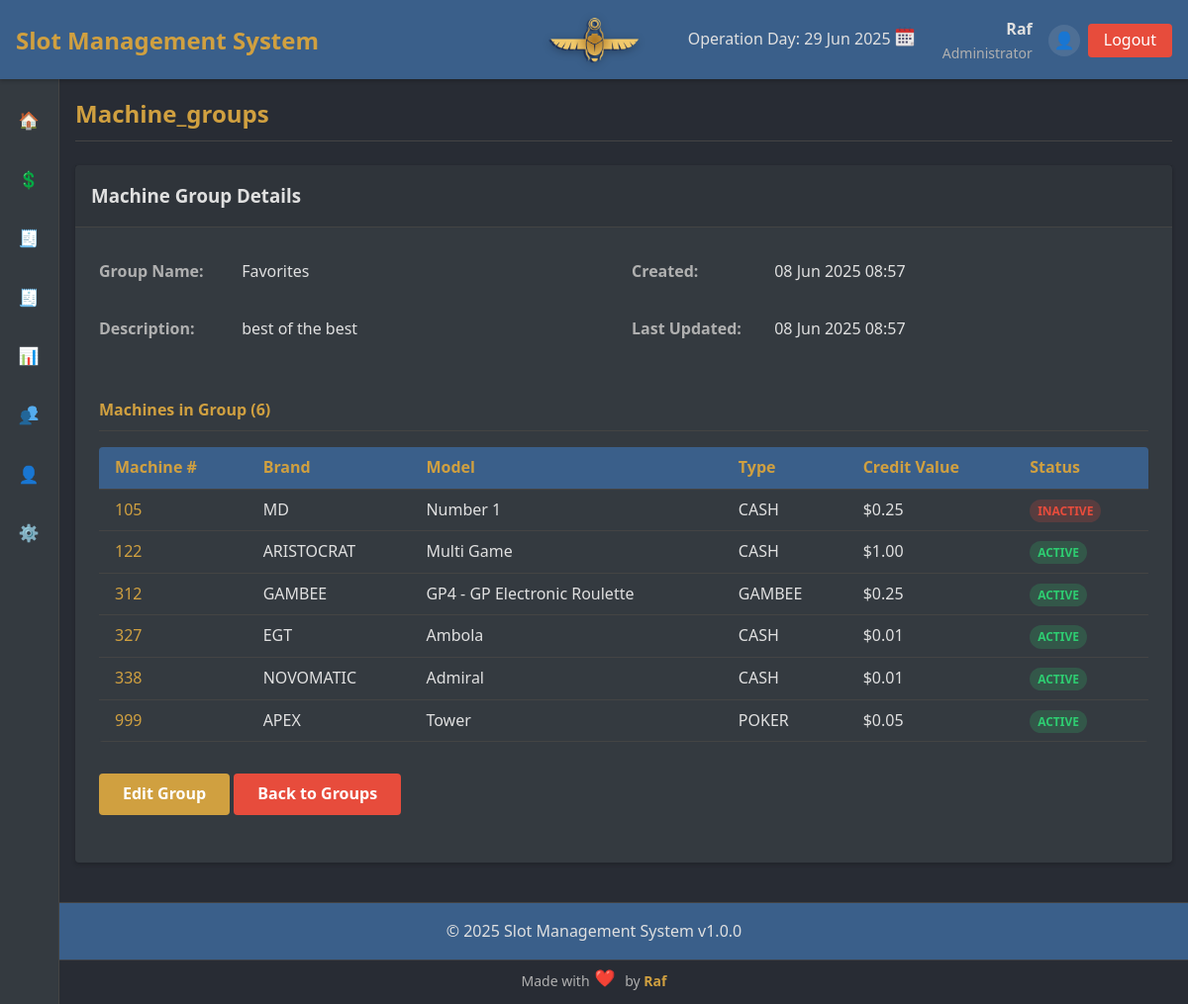
/index.php?page=machine_groups&action=view&id=3 (signed in), run on the app's committed database.
### tables this page shows
CREATE TABLE `machine_groups` (
  `id` int NOT NULL AUTO_INCREMENT,
  `name` varchar(100) NOT NULL,
  `description` text,
  `created_at` timestamp NULL DEFAULT CURRENT_TIMESTAMP,
  `updated_at` timestamp NULL DEFAULT CURRENT_TIMESTAMP ON UPDATE CURRENT_TIMESTAMP,
  PRIMARY KEY (`id`),
  UNIQUE KEY `name` (`name`),
  KEY `idx_machine_groups_name` (`name`)
);

CREATE TABLE `machines` (
  `id` int NOT NULL AUTO_INCREMENT,
  `machine_number` varchar(50) NOT NULL,
  `brand_id` int DEFAULT NULL,
  `model` varchar(100) NOT NULL,
  `game` varchar(100) DEFAULT NULL,
  `type_id` int DEFAULT NULL,
  `credit_value` decimal(10,2) NOT NULL,
  `manufacturing_year` int DEFAULT NULL,
  `ip_address` varchar(15) DEFAULT NULL,
  `mac_address` varchar(17) DEFAULT NULL,
  `serial_number` varchar(100) DEFAULT NULL,
  `status` enum('Active','Inactive','Maintenance','Reserved') NOT NULL DEFAULT 'Active',
  `created_at` timestamp NULL DEFAULT CURRENT_TIMESTAMP,
  `updated_at` timestamp NULL DEFAULT CURRENT_TIMESTAMP ON UPDATE CURRENT_TIMESTAMP,
  PRIMARY KEY (`id`),
  UNIQUE KEY `machine_number` (`machine_number`),
  UNIQUE KEY `serial_number` (`serial_number`),
  KEY `brand_id` (`brand_id`),
  KEY `type_id` (`type_id`),
  KEY `idx_machines_game` (`game`)
);

CREATE TABLE `brands` (
  `id` int NOT NULL AUTO_INCREMENT,
  `name` varchar(100) NOT NULL,
  `description` text,
  `created_at` timestamp NULL DEFAULT CURRENT_TIMESTAMP,
  `updated_at` timestamp NULL DEFAULT CURRENT_TIMESTAMP ON UPDATE CURRENT_TIMESTAMP,
  PRIMARY KEY (`id`),
  UNIQUE KEY `name` (`name`)
);

CREATE TABLE `machine_types` (
  `id` int NOT NULL AUTO_INCREMENT,
  `name` varchar(50) NOT NULL,
  `description` text,
  `created_at` timestamp NULL DEFAULT CURRENT_TIMESTAMP,
  `updated_at` timestamp NULL DEFAULT CURRENT_TIMESTAMP ON UPDATE CURRENT_TIMESTAMP,
  PRIMARY KEY (`id`),
  UNIQUE KEY `name` (`name`)
);

### includes/functions.php (called while the page is built, shortened)
<?php
if (!function_exists('format_datetime')) {
    function format_datetime($timestamp, $format = 'd M Y H:i:s') {
        try {
            $dt = new DateTime($timestamp, new DateTimeZone('UTC'));
            $dt->setTimezone(new DateTimeZone('Africa/Cairo'));
            return $dt->format($format);
        } catch (Exception $e) {
            return 'Invalid date';
        }
    }
}
function format_currency($amount) {
    return '$' . number_format((float)$amount, 2);
}
?>

### pages/machine_groups/view.php (the view, shortened to what this page needs)
<?php
$group_id = $_GET['id'];
$error = '';
$group = null;
$machines = [];
try {
    $stmt = $conn->prepare("SELECT * FROM machine_groups WHERE id = ?");
    $stmt->execute([$group_id]);
    $group = $stmt->fetch(PDO::FETCH_ASSOC);
    $stmt = $conn->prepare("
        SELECT m.*, b.name as brand_name, mt.name as type_name
        FROM machines m
        JOIN machine_group_members mgm ON m.id = mgm.machine_id
        LEFT JOIN brands b ON m.brand_id = b.id
        LEFT JOIN machine_types mt ON m.type_id = mt.id
        WHERE mgm.group_id = ?
        ORDER BY m.machine_number
    ");
    $stmt->execute([$group_id]);
    $machines = $stmt->fetchAll(PDO::FETCH_ASSOC);
} catch (PDOException $e) {
    $error = "Database error: " . $e->getMessage();
}
?>
<div class="machine-group-view fade-in">
    <div class="card">
        <div class="card-header">
            <h3>Machine Group Details</h3>
        </div>
        <div class="card-body">
            <?php if ($error): ?>
                <div class="alert alert-danger"><?php echo htmlspecialchars($error); ?></div>
            <?php else: ?>
                <div class="group-details">
                    <div class="row">
                        <div class="col-6">
                            <div class="detail-group">
                                <strong>Group Name:</strong>
                                <span><?php echo htmlspecialchars($group['name']); ?></span>
                            </div>
                        </div>
                        <div class="col-6">
                            <div class="detail-group">
                                <strong>Created:</strong>
                                <span><?php echo format_datetime($group['created_at'], 'd M Y H:i'); ?></span>
                            </div>
                        </div>
                    </div>
                    <div class="row">
                        <div class="col-6">
                            <div class="detail-group">
                                <strong>Description:</strong>
                                <span><?php echo htmlspecialchars($group['description'] ?: 'No description'); ?></span>
                            </div>
                        </div>
                        <div class="col-6">
                            <div class="detail-group">
                                <strong>Last Updated:</strong>
                                <span><?php echo format_datetime($group['updated_at'], 'd M Y H:i'); ?></span>
                            </div>
                        </div>
                    </div>
                    <div class="machines-section" style="margin-top: 2rem;">
                        <h4>Machines in Group (<?php echo count($machines); ?>)</h4>
                        <?php if (empty($machines)): ?>
                            <p class="text-muted">No machines in this group.</p>
                        <?php else: ?>
                            <div class="table-container">
                                <table>
                                    <thead>
                                        <tr>
                                            <th>Machine #</th>
                                            <th>Brand</th>
                                            <th>Model</th>
                                            <th>Type</th>
                                            <th>Credit Value</th>
                                            <th>Status</th>
                                        </tr>
                                    </thead>
                                    <tbody>
                                        <?php foreach ($machines as $machine): ?>
                                            <tr>
                                                <td>
                                                    <a href="index.php?page=machines&action=view&id=<?php echo $machine['id']; ?>">
                                                        <?php echo htmlspecialchars($machine['machine_number']); ?>
                                                    </a>
                                                </td>
                                                <td><?php echo htmlspecialchars($machine['brand_name'] ?? 'N/A'); ?></td>
                                                <td><?php echo htmlspecialchars($machine['model']); ?></td>
                                                <td><?php echo htmlspecialchars($machine['type_name'] ?? 'N/A'); ?></td>
                                                <td><?php echo format_currency($machine['credit_value']); ?></td>
                                                <td>
                                                    <span class="status status-<?php echo strtolower($machine['status']); ?>">
                                                        <?php echo htmlspecialchars($machine['status']); ?>
                                                    </span>
                                                </td>
                                            </tr>
                                        <?php endforeach; ?>
                                    </tbody>
                                </table>
                            </div>
                        <?php endif; ?>
                    </div>
                    <div class="form-group" style="margin-top: 2rem;">
                        <a href="index.php?page=machine_groups&action=edit&id=<?php echo $group_id; ?>" class="btn btn-primary">Edit Group</a>
                        <a href="index.php?page=machine_groups" class="btn btn-danger">Back to Groups</a>
                    </div>
                </div>
            <?php endif; ?>
        </div>
    </div>
</div>

### assets/css/styles.css (style rules this page uses)
:root { --primary-color: #3a5f8a; --secondary-color: #d0a040; --accent-color: #e74c3c; --dark-bg: #282c34; --light-bg: #343a40; --text-light: #e0e0e0; --text-muted: #b0b0b0; --success-color: #2ecc71; --warning-color: #f39c12; --danger-color: #e74c3c; --border-color: #444444; --spacing-xs: 0.25rem; --spacing-sm: 0.5rem; --spacing-md: 1rem; --spacing-lg: 1.5rem; --spacing-xl: 2rem; --font-xs: 0.75rem; --font-sm: 0.875rem; --font-md: 1rem; --font-lg: 1.25rem; --font-xl: 1.5rem; --font-xxl: 2rem; --border-radius: 4px; --box-shadow: 0 2px 4px rgba(0, 0, 0, 0.2); --transition-speed: 0.3s; --sidebar-width-expanded: 250px; --sidebar-width-collapsed: 60px; }
* { margin: 0; padding: 0; box-sizing: border-box; }
body { font-family: 'Segoe UI', Tahoma, Geneva, Verdana, sans-serif; background-color: var(--dark-bg); color: var(--text-light); line-height: 1.6; padding-top: 80px; }
a { color: var(--secondary-color); text-decoration: none; transition: color var(--transition-speed); }
.form-group { margin-bottom: var(--spacing-lg); }
.btn { display: inline-block; padding: var(--spacing-sm) var(--spacing-lg); border: none; border-radius: var(--border-radius); cursor: pointer; font-weight: bold; text-align: center; transition: all var(--transition-speed); }
.btn-primary { background-color: var(--secondary-color); color: white; }
.btn-danger { background-color: var(--danger-color); color: white; }
.table-container { overflow-x: auto; margin-bottom: var(--spacing-lg); }
table { width: 100%; border-collapse: collapse; background-color: var(--light-bg); border-radius: var(--border-radius); overflow: hidden; }
th, td { padding: var(--spacing-sm) var(--spacing-md); text-align: left; border-bottom: 1px solid var(--border-color); }
th { background-color: var(--primary-color); color: var(--secondary-color); font-weight: bold; }
.card { background-color: var(--light-bg); border-radius: var(--border-radius); box-shadow: var(--box-shadow); margin-bottom: var(--spacing-lg); }
.card-header { padding: var(--spacing-md); border-bottom: 1px solid var(--border-color); background-color: rgba(0, 0, 0, 0.1); }
.card-body { padding: var(--spacing-lg); }
.row { display: flex; flex-wrap: wrap; margin: 0 -0.5rem; }
.col-6 { flex: 0 0 50%; max-width: 50%; padding: 0 0.5rem; }
.status { display: inline-block; padding: 2px 8px; border-radius: 12px; font-size: var(--font-xs); font-weight: bold; text-transform: uppercase; }
.status-active { background-color: rgba(46, 204, 113, 0.2); color: var(--success-color); }
.status-inactive { background-color: rgba(231, 76, 60, 0.2); color: var(--danger-color); }
.detail-group { margin-bottom: 1rem; padding: 0.5rem 0; border-bottom: 1px solid rgba(255, 255, 255, 0.1); }
.detail-group:last-child { border-bottom: none; }
.detail-group strong { display: inline-block; width: 140px; color: var(--text-muted); }
.machines-section h4 { color: var(--secondary-color); margin-bottom: 1rem; padding-bottom: 0.5rem; border-bottom: 1px solid var(--border-color); }
.fade-in { animation: fadeIn var(--transition-speed); }

### data on the page
machine_groups: name "Favorites", created_at "08 Jun 2025 08:57", description "best of the best", updated_at "08 Jun 2025 08:57"
machines: machine_number "105", brand.name "MD", model "Number 1", machine_types.name "CASH", credit_value "$0.25", status "INACTIVE"
machines: machine_number "122", brand.name "ARISTOCRAT", model "Multi Game", machine_types.name "CASH", credit_value "$1.00", status "ACTIVE"
machines: machine_number "312", brand.name "GAMBEE", model "GP4 - GP Electronic Roulette", machine_types.name "GAMBEE", credit_value "$0.25", status "ACTIVE"
machines: machine_number "327", brand.name "EGT", model "Ambola", machine_types.name "CASH", credit_value "$0.01", status "ACTIVE"
machines: machine_number "338", brand.name "NOVOMATIC", model "Admiral", machine_types.name "CASH", credit_value "$0.01", status "ACTIVE"
machines: machine_number "999", brand.name "APEX", model "Tower", machine_types.name "POKER", credit_value "$0.05", status "ACTIVE"

### other printed values
$app_name "Slot Management System"
$_SESSION['username'] "Raf"
$user_roles[$_SESSION['user_role']] "Administrator"
count($machines) "6"
$app_version "1.0.0"
